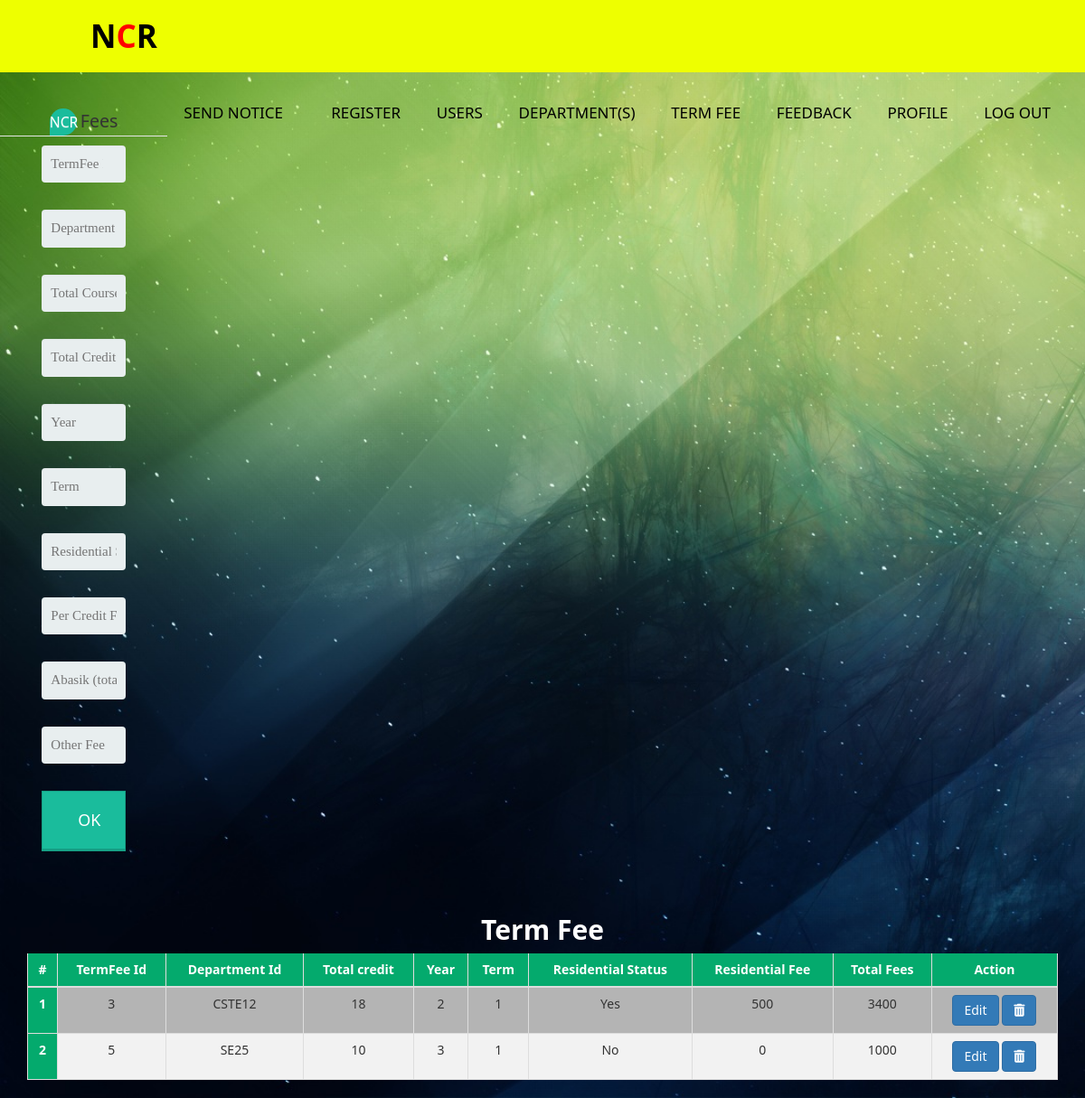
Page /ADMIN/termFee.php (signed in) on the committed database.
### tables this page shows
CREATE TABLE `term_fee` (
  `id` int(20) NOT NULL,
  `termfee_id` varchar(50) NOT NULL,
  `dept_id` varchar(50) NOT NULL,
  `total_course` int(20) NOT NULL,
  `total_credit` int(20) NOT NULL,
  `year` int(20) NOT NULL,
  `term` int(20) NOT NULL,
  `residential` varchar(50) NOT NULL,
  `credit_fee` varchar(50) NOT NULL,
  `residential_fee` varchar(50) NOT NULL,
  `other_fee` varchar(50) NOT NULL,
  `total_fee` varchar(50) NOT NULL
);

### ADMIN/termFee.php (the view, shortened to what this page needs)
<!DOCTYPE html>
<html lang="en" dir="ltr">
  <head>
    <link rel="stylesheet" href="../style.css">
    <link rel="stylesheet" href="../table.css">
    <link rel="stylesheet" href="addDepartment.css">
    <link rel="stylesheet" href="https://maxcdn.bootstrapcdn.com/bootstrap/3.4.1/css/bootstrap.min.css">
  </head>
  <body style="background-size: cover;">
  <?php
include_once("education_nav.php");
          ?>
<br><br><div class="form-style-5">
<form method="post" action="">
<fieldset>
<legend><span class="number">NCR</span>Fees</legend>
<input type="number" name="termfee_id" placeholder="TermFee Id" required>
<input type="text" name="dept_id" placeholder="Department Id" pattern ="[A-Za-z0-9_]{4,8}" required>
<input type="text" name="total_course" placeholder="Total Course">
<input type="text" name="total_credit" placeholder="Total Credit" required>
<input required type="number" step="any" name="year" min="1" max="5" placeholder="Year"/>
<input required type="number" step="any" name="term"  min="1" max="2" placeholder="Term"/>
<input type="text" name="residential" placeholder="Residential Status (Abasik / Onabasik)">
<input type="text" name="credit_fee" placeholder="Per Credit Fee">
<input type="text" name="residential_fee" placeholder="Abasik (total+500 taka)">
<input type="text" name="other_fee" placeholder="Other Fee">
<input type="submit" value="OK" />
</form>
</div>
<br><br>
  <div class="col-md-12">
  <div class="container">
    <div class="card text-center">
    <div class="card-body">
      <h2 class="ti" style="color: white;"><strong>Term Fee</strong></h2>
      <table class="table">
    <thead class="thead-light">
      <tr>
        <th scope="col">#</th>
        <th scope="col">TermFee Id</th>
        <th scope="col">Department Id</th>
        <th scope="col">Total credit</th>
        <th scope="col">Year</th>
        <th scope="col">Term</th>
        <th scope="col">Residential Status</th>
        <th scope="col">Residential Fee</th>
        <th scope="col">Total Fees</th>
        <th scope="col">Action</th>
      </tr>
    </thead>
    <tbody>
      <?php
      include("config.php");
      $i = 0;
          $sel="SELECT * FROM term_fee ORDER BY termfee_id ASC";
          $Q=mysqli_query($con,$sel);
          while($data=mysqli_fetch_assoc($Q)){
      ?>
      <tr>
        <th scope="row"><?php echo ++$i; ?></th>
        <td><?= $data['termfee_id']; ?></td>
        <td><?= $data['dept_id']; ?></td>
        <td><?= $data['total_credit']; ?></td>
        <td><?= $data['year']; ?></td>
        <td><?= $data['term']; ?></td>
        <td><?= $data['residential']; ?></td>
        <td><?= $data['residential_fee']; ?></td>
         <td><?= $data['total_fee']; ?></td>
        <td>
        <a href="?e=<?= $data['termfee_id']; ?>" class="btn btn-primary">Edit</a>
          <a href="deleteTermfee.php?d=<?= $data['termfee_id']; ?>" class="btn btn-primary"><i class="fa fa-trash" aria-hidden="true"></i></a> </td>
      </tr>
    <?php } ?>
    </tbody>
  </table>
  </div>
  </div>
</div>
    </body>
    </html>

### style.css (style rules this page uses)
* { padding: 0; margin: 0; text-decoration: none; list-style: none; box-sizing: border-box; font-family: 'Segoe UI', Tahoma, Geneva, Verdana, sans-serif; }
body { background-image: url("images/green-sky-nature.jpg"); background-size: cover; }
h2 { font-family: 'Courgette', cursive; }

### table.css (style rules this page uses)
table { border-collapse: collapse; width: 70%; }
td, th { border: 1px solid #ddd; padding: 8px; }
table tr:nth-child(even) { background-color: #f2f2f2; }
table tr:nth-child(odd) { background-color: #b4b4b4; }
table th { padding-top: 12px; padding-bottom: 12px; text-align: center; background-color: #04AA6D; color: white; }

### ADMIN/addDepartment.css (style rules this page uses)
form { text-align: center; }
.form-style-5 fieldset { border: none; }
.form-style-5 legend { font-size: 1.4em; margin-bottom: 10px; }
.form-style-5 input[type="text"], .form-style-5 input[type="date"], .form-style-5 input[type="datetime"], .form-style-5 input[type="email"], .form-style-5 input[type="password"], .form-style-5 input[type="number"], .form-style-5 input[type="search"], .form-style-5 input[type="time"], .form-style-5 input[type="url"], .form-style-5 textarea, .form-style-5 select { font-family: Georgia, "Times New Roman", Times, serif; background: rgba(255,255,255,.1); border: none; border-radius: 4px; font-size: 15px; margin: 0; outline: 0; padding: 10px; width: 50%; box-sizing: border-box; -webkit-box-sizing: border-box; -moz-box-sizing: border-box; background-color: #e8eeef; color:#8a97a0; -webkit-box-shadow: 0 1px 0 rgba(0,0,0,0.03) inset; box-shadow: 0 1px 0 rgba(0,0,0,0.03) inset; margin-bottom: 30px; }
.form-style-5 .number { background: #1abc9c; color: #fff; height: 30px; width: 30px; display: inline-block; font-size: 0.8em; margin-right: 4px; line-height: 30px; text-align: center; text-shadow: 0 1px 0 rgba(255,255,255,0.2); border-radius: 15px 15px 15px 0px; }
.form-style-5 input[type="submit"], .form-style-5 input[type="button"] { position: relative; display: block; padding: 19px 39px 18px 39px; color: #FFF; margin: 0 auto; background: #1abc9c; font-size: 18px; text-align: center; font-style: normal; width: 50%; border: 1px solid #16a085; border-width: 1px 1px 3px; margin-bottom: 10px; }

### rows in the picture
term_fee: termfee "3", dept "CSTE12", total_credit "18", year "2", term "1", residential "Yes", residential_fee "500", total_fee "3400"
term_fee: termfee "5", dept "SE25", total_credit "10", year "3", term "1", residential "No", residential_fee "0", total_fee "1000"
